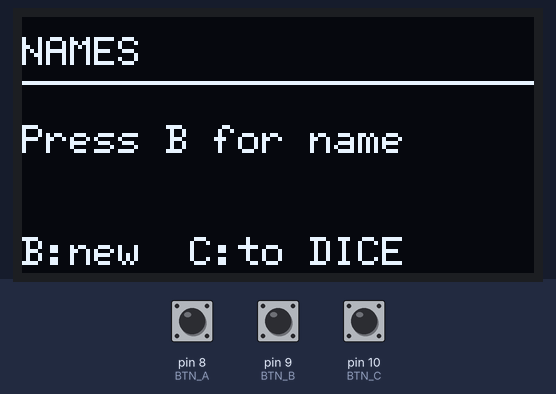
This sketch was run on a simulated Arduino Uno, built with avr-gcc and run on an emulated ATmega328P. Parts: 128×64 one-colour display. The inputs (shaded band) are chosen by the test bench; at power-on: pin 9 (BTN_B) HIGH, pin 10 (BTN_C) HIGH, pin 8 (BTN_A) HIGH. Random numbers use the default seed unless the sketch sets one; what the sketch prints to the serial monitor is not drawn.

Above: at 1.7 s.
1.8 s: pin 9 (BTN_B) pulled LOW for 1 s
At 3.2 s:
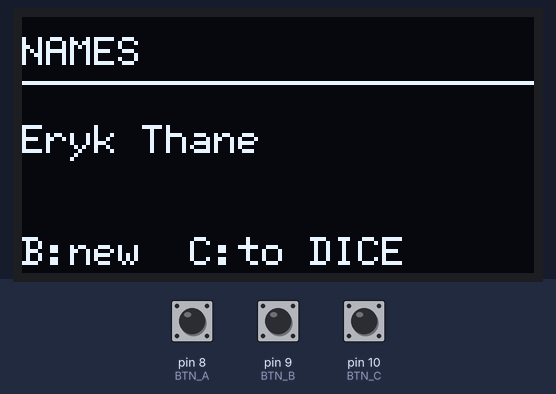
4.3 s: pin 10 (BTN_C) pulled LOW for 1 s
At 5.7 s:
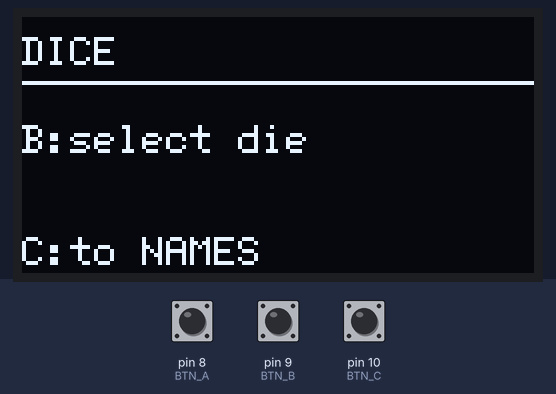
6.8 s: pin 9 (BTN_B) pulled LOW for 0.45 s
At 8.7 s:
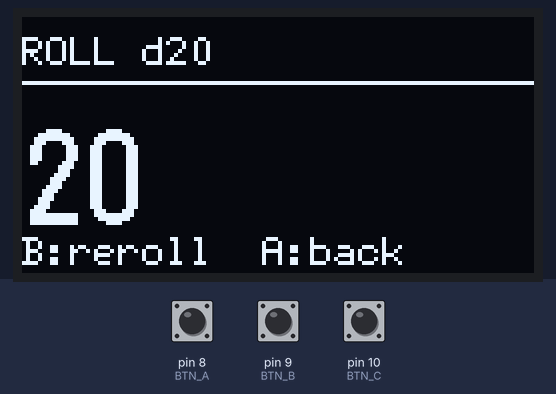
9.2 s: pin 9 (BTN_B) pulled LOW for 1 s
At 10.6 s:
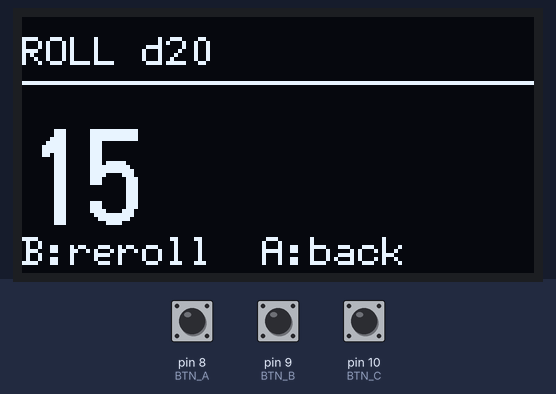
11.7 s: pin 8 (BTN_A) pulled LOW for 0.45 s
At 12.57 s:
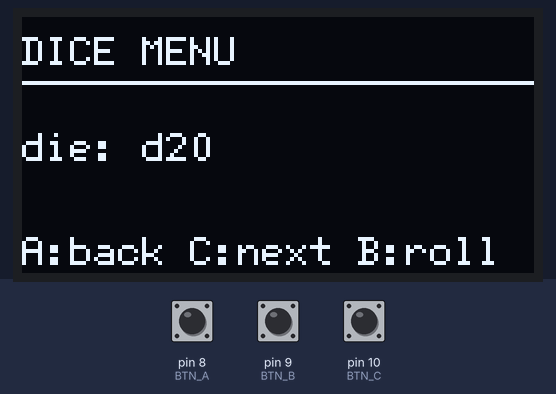
13.9 s: pin 9 (BTN_B) pulled LOW for 3.2 s
Timing chart, 0 to 16.9 s (numbered marks = the images above; inputs shaded):
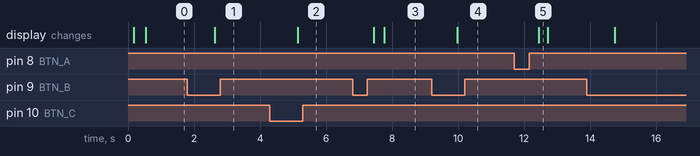

Measured:
- after the input at 1.8 s, the display: changes after 0.82 s (image 1)
- after the input at 4.3 s, the display: changes after 0.84 s (image 2)
- after the input at 6.8 s, the display: first changes after 0.65 s (image 3 shows a later state)
- after the input at 9.2 s, the display: changes after 0.77 s (image 4)
- after the input at 11.7 s, the display: changes after 0.74 s (image 5)

The sketch:

GDMS-poket_V01.ino
```cpp
#include <Wire.h>
#include <U8g2lib.h>

// OLED (keep your working rotation)
U8G2_SSD1306_128X64_NONAME_1_HW_I2C u8g2(U8G2_R2, U8X8_PIN_NONE);

// Buttons
const uint8_t BTN_A = 8;   // back
const uint8_t BTN_B = 9;   // commit
const uint8_t BTN_C = 10;  // advance

const uint16_t DEBOUNCE_MS = 35;

struct BtnState {
  uint8_t pin;
  bool raw;
  bool stable;
  bool lastStable;
  unsigned long lastChangeMs;
};

BtnState A{BTN_A, false, false, false, 0};
BtnState B{BTN_B, false, false, false, 0};
BtnState C{BTN_C, false, false, false, 0};

void updateBtn(BtnState &b) {
  bool newRaw = (digitalRead(b.pin) == LOW); // pressed = LOW
  if (newRaw != b.raw) {
    b.raw = newRaw;
    b.lastChangeMs = millis();
  }
  if (millis() - b.lastChangeMs > DEBOUNCE_MS) {
    b.lastStable = b.stable;
    b.stable = b.raw;
  }
}
bool justPressed(const BtnState &b) { return (b.stable && !b.lastStable); }

// ---------------- UI STATE ----------------
enum UiState {
  PAGE_NAMES,
  PAGE_DICE,
  DICE_MENU,
  DICE_ROLL
};

UiState ui = PAGE_NAMES;

// ---------------- NAMES (stub for now) ----------------
// Keep strings in flash to save RAM
const char n0[] PROGMEM = "Aldren Voss";
const char n1[] PROGMEM = "Brina Mourn";
const char n2[] PROGMEM = "Cato Merrow";
const char n3[] PROGMEM = "Dessa Flint";
const char n4[] PROGMEM = "Eryk Thane";
const char* const NAME_LIST[] PROGMEM = { n0, n1, n2, n3, n4 };
const uint8_t NAME_COUNT = sizeof(NAME_LIST) / sizeof(NAME_LIST[0]);

char currentName[22] = "Press B for name"; // fits 128px well

void pickRandomName() {
  uint8_t idx = random(NAME_COUNT);

  // copy PROGMEM string into RAM buffer
  const char* p = (const char*)pgm_read_ptr(&NAME_LIST[idx]);
  strncpy_P(currentName, p, sizeof(currentName) - 1);
  currentName[sizeof(currentName) - 1] = '\0';

  Serial.print(F("NAME: "));
  Serial.println(currentName);
}

// ---------------- DICE ----------------
const uint16_t DICE_SIDES[] = {4, 6, 8, 10, 12, 20, 100};
const uint8_t DICE_COUNT = sizeof(DICE_SIDES) / sizeof(DICE_SIDES[0]);
uint8_t diceIndex = 5; // default d20
uint16_t lastRoll = 0;

uint16_t rollDie(uint16_t sides) {
  // Arduino random(a,b) is [a, b)
  return (uint16_t)random(1, sides + 1);
}

// ---------------- DRAW ----------------
void drawNames() {
  u8g2.setFont(u8g2_font_6x12_tf);
  u8g2.setCursor(0, 12);
  u8g2.print("NAMES");

  u8g2.drawHLine(0, 16, 128);

  u8g2.setCursor(0, 34);
  u8g2.print(currentName);

  u8g2.setCursor(0, 62);
  u8g2.print("B:new  C:to DICE");
}

void drawDiceTop() {
  u8g2.setFont(u8g2_font_6x12_tf);
  u8g2.setCursor(0, 12);
  u8g2.print("DICE");

  u8g2.drawHLine(0, 16, 128);

  u8g2.setCursor(0, 34);
  u8g2.print("B:select die");

  u8g2.setCursor(0, 62);
  u8g2.print("C:to NAMES");
}

void drawDiceMenu() {
  u8g2.setFont(u8g2_font_6x12_tf);
  u8g2.setCursor(0, 12);
  u8g2.print("DICE MENU");

  u8g2.drawHLine(0, 16, 128);

  u8g2.setCursor(0, 36);
  u8g2.print("die: d");
  u8g2.print(DICE_SIDES[diceIndex]);

  u8g2.setCursor(0, 62);
  u8g2.print("A:back C:next B:roll");
}

void drawDiceRoll() {
  u8g2.setFont(u8g2_font_6x12_tf);
  u8g2.setCursor(0, 12);
  u8g2.print("ROLL d");
  u8g2.print(DICE_SIDES[diceIndex]);

  u8g2.drawHLine(0, 16, 128);

  // big-ish number
  u8g2.setFont(u8g2_font_logisoso24_tf);
  u8g2.setCursor(0, 52);
  u8g2.print(lastRoll);

  u8g2.setFont(u8g2_font_6x12_tf);
  u8g2.setCursor(0, 62);
  u8g2.print("B:reroll  A:back");
}

void drawUI() {
  u8g2.firstPage();
  do {
    switch (ui) {
      case PAGE_NAMES: drawNames(); break;
      case PAGE_DICE:  drawDiceTop(); break;
      case DICE_MENU:  drawDiceMenu(); break;
      case DICE_ROLL:  drawDiceRoll(); break;
    }
  } while (u8g2.nextPage());
}

// ---------------- INPUT HANDLING ----------------
void handleInput() {
  if (justPressed(A)) {
    Serial.println(F("A"));
    if (ui == DICE_MENU) ui = PAGE_DICE;
    else if (ui == DICE_ROLL) ui = DICE_MENU;
    // On PAGE_NAMES / PAGE_DICE: A does nothing
  }

  if (justPressed(B)) {
    Serial.println(F("B"));
    if (ui == PAGE_NAMES) {
      pickRandomName();
    } else if (ui == PAGE_DICE) {
      ui = DICE_MENU;
    } else if (ui == DICE_MENU) {
      lastRoll = rollDie(DICE_SIDES[diceIndex]);
      Serial.print(F("ROLL d"));
      Serial.print(DICE_SIDES[diceIndex]);
      Serial.print(F(": "));
      Serial.println(lastRoll);
      ui = DICE_ROLL;
    } else if (ui == DICE_ROLL) {
      lastRoll = rollDie(DICE_SIDES[diceIndex]);
      Serial.print(F("REROLL d"));
      Serial.print(DICE_SIDES[diceIndex]);
      Serial.print(F(": "));
      Serial.println(lastRoll);
    }
  }

  if (justPressed(C)) {
    Serial.println(F("C"));
    if (ui == PAGE_NAMES) ui = PAGE_DICE;
    else if (ui == PAGE_DICE) ui = PAGE_NAMES;
    else if (ui == DICE_MENU) {
      diceIndex = (diceIndex + 1) % DICE_COUNT;
    }
    // In DICE_ROLL: C does nothing
  }
}

void setup() {
  Serial.begin(115200);
  delay(150);

  pinMode(BTN_A, INPUT_PULLUP);
  pinMode(BTN_B, INPUT_PULLUP);
  pinMode(BTN_C, INPUT_PULLUP);

  Wire.begin();
  u8g2.begin();

  // random seed from floating analog pin noise (good enough for POC)
  randomSeed(analogRead(A0));

  Serial.println(F("--- GDMS Pocket POC UI ---"));
  drawUI();
}

void loop() {
  updateBtn(A);
  updateBtn(B);
  updateBtn(C);

  handleInput();

  // redraw at a steady rate
  static unsigned long lastDraw = 0;
  if (millis() - lastDraw > 60) {
    lastDraw = millis();
    drawUI();
  }
}
```
